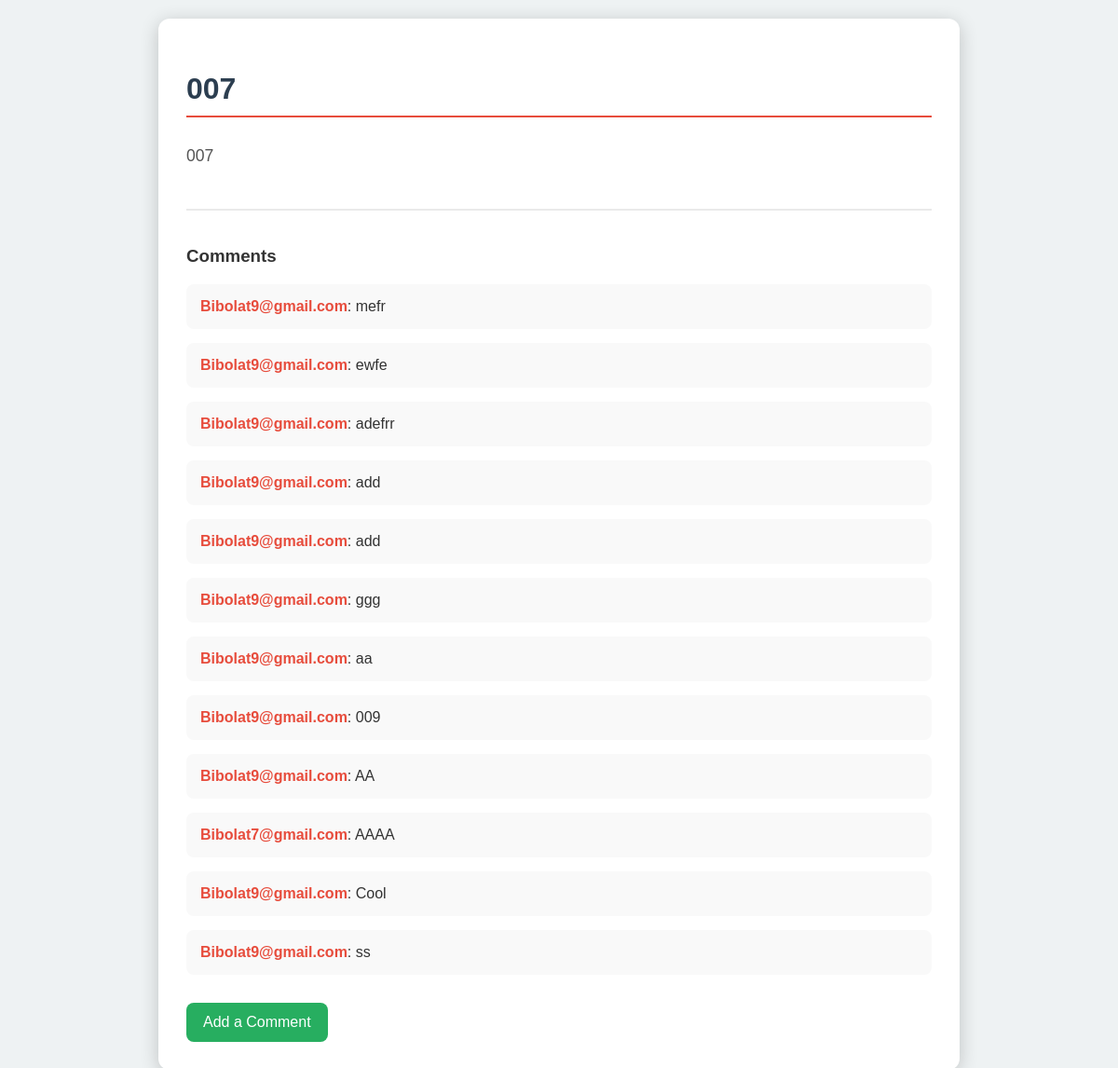
The page /post/7/ on the database as committed earlier.
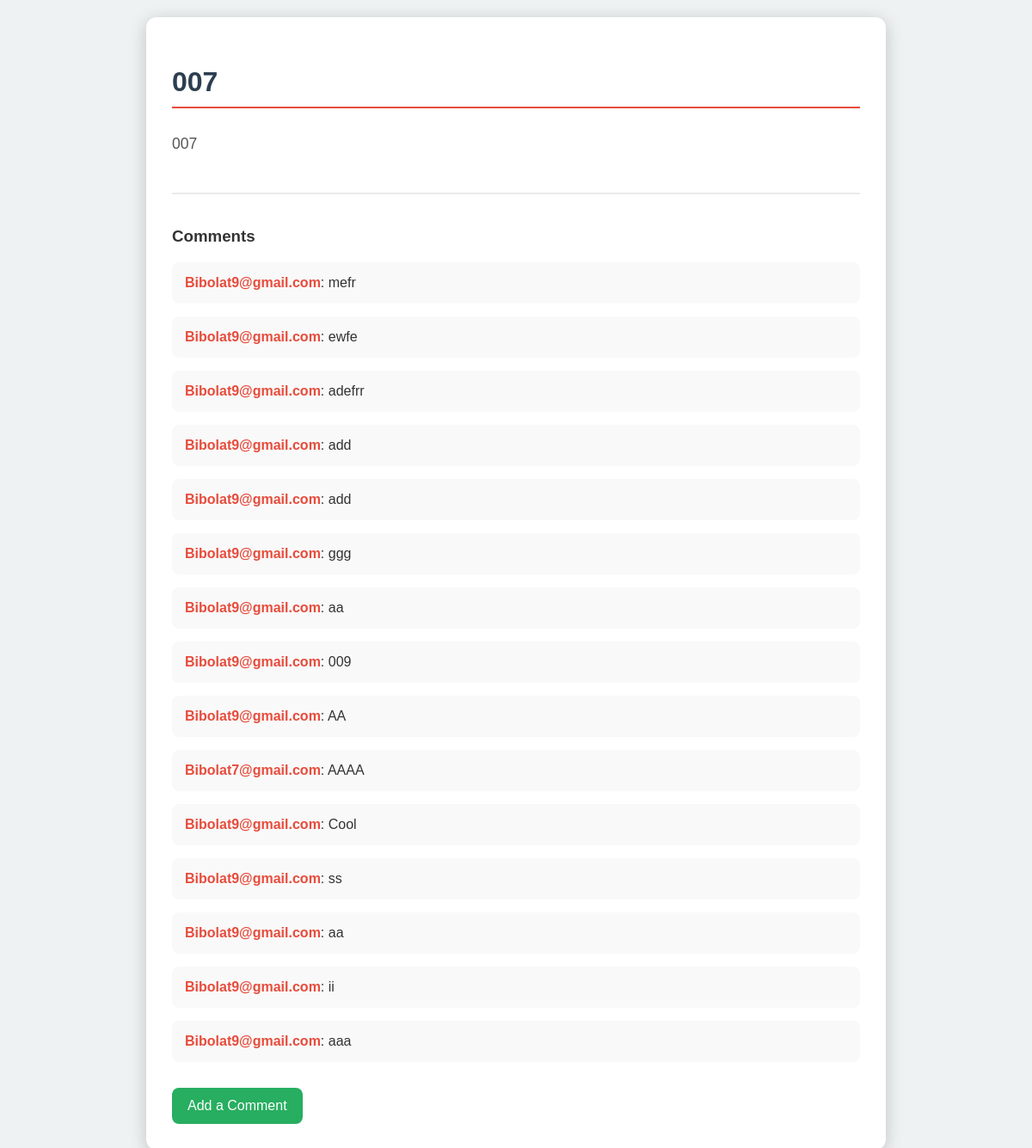
The same page on the database as committed later.
### blog/models.py (models this page shows, shortened)
class Comment(models.Model):
    content = models.TextField()
    created_at = models.DateTimeField(auto_now_add=True)
    post = models.ForeignKey(Post, related_name='comments', on_delete=models.CASCADE)
    author = models.ForeignKey(User, on_delete=models.CASCADE)

### blog/views.py (the view)
# urls.py: path('post/<int:pk>/', views.post_detail, name='post_detail'),
def post_detail(request, pk):
    post = get_object_or_404(Post, pk=pk)
    comments = post.comments.all()
    return render(request, 'blog/post_detail.html', {'post': post, 'comments': comments})

### blog/templates/blog/post_detail.html (shortened to what this page needs)
<!DOCTYPE html>
<html lang="en">
<head>
</head>
<body>
    <div class="container">
        <h2>{{ post.title }}</h2>
        <p>{{ post.content }}</p>
        <div class="comment-section">
            <h3>Comments</h3>
            {% for comment in comments %}
                <div class="comment">
                    <strong>{{ comment.author.username }}</strong>: {{ comment.content }}
                </div>
            {% empty %}
                <p>No comments yet.</p>
            {% endfor %}
        </div>
        <div class="add-comment">
            <a href="{% url 'add_comment_to_post' post.pk %}">
                <button>Add a Comment</button>
            </a>
        </div>
    </div>
</body>
</html>

Rows that differ between the two databases and show on the page:
added Comment: author.username "Bibolat9@gmail.com", content "aa"
added Comment: author.username "Bibolat9@gmail.com", content "ii"
added Comment: author.username "Bibolat9@gmail.com", content "aaa"
